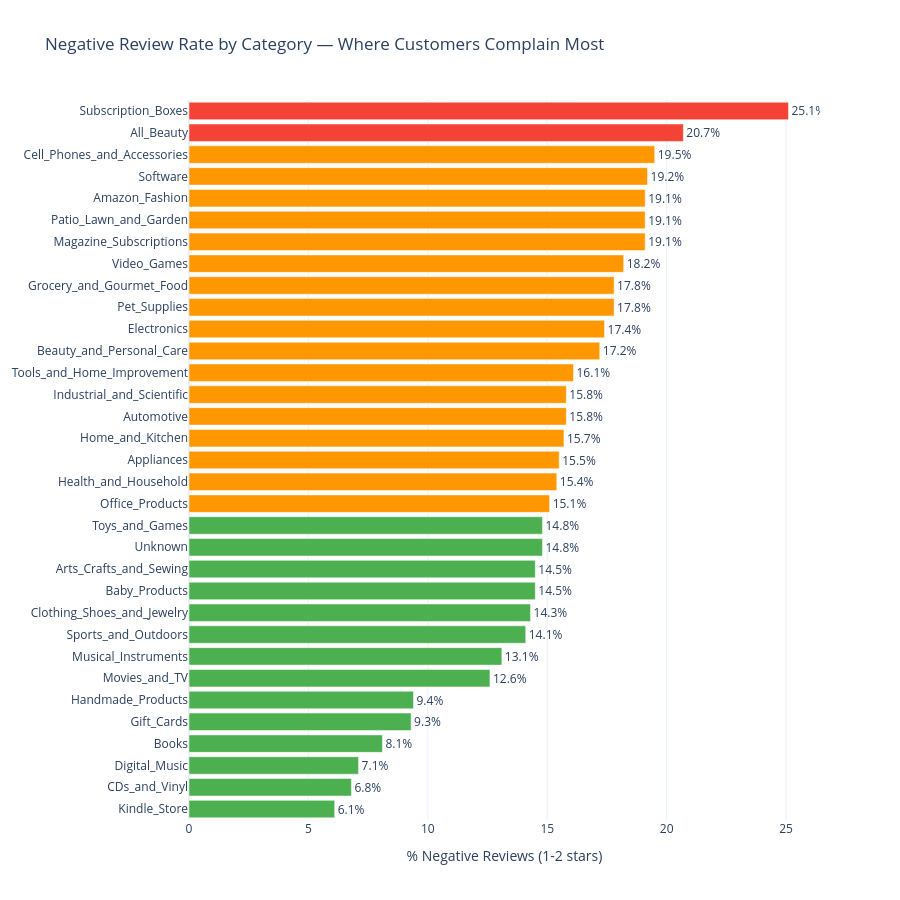

Notebook code for this chart:
### Markdown cell above
### 3.1 — Negative Review Rate by Category

### Code cell
sent_sorted = df_sent.sort_values(SENT_PCT_NEG, ascending=True)

colors = ['#F44336' if x > 20 else '#FF9800' if x > 15 else '#4CAF50' for x in sent_sorted[SENT_PCT_NEG]]

fig = go.Figure(go.Bar(
    x=sent_sorted[SENT_PCT_NEG],
    y=sent_sorted[SENT_CAT_COL],
    orientation='h',
    marker_color=colors,
    text=[f'{v:.1f}%' for v in sent_sorted[SENT_PCT_NEG]],
    textposition='outside'
))
fig.update_layout(
    title='Negative Review Rate by Category — Where Customers Complain Most',
    xaxis_title='% Negative Reviews (1-2 stars)',
    template=TEMPLATE, height=900
)
save_chart(fig, '01_negative_rate_by_category')
fig.show()

### Figure 1 — Plotly figure (JSON) as saved in the notebook; plotly's stock layout.template omitted (floating-point values rounded to 4 significant figures)
{"data": [{"marker": {"color": ["#4CAF50", "#4CAF50", "#4CAF50", "#4CAF50", "#4CAF50", "#4CAF50", "#4CAF50", "#4CAF50", "#4CAF50", "#4CAF50", "#4CAF50", "#4CAF50", "#4CAF50", "#4CAF50", "#FF9800", "#FF9800", "#FF9800", "#FF9800", "#FF9800", "#FF9800", "#FF9800", "#FF9800", "#FF9800", "#FF9800", "#FF9800", "#FF9800", "#FF9800", "#FF9800", "#FF9800", "#FF9800", "#FF9800", "#F44336", "#F44336"]}, "orientation": "h", "text": ["6.1%", "6.8%", "7.1%", "8.1%", "9.3%", "9.4%", "12.6%", "13.1%", "14.1%", "14.3%", "14.5%", "14.5%", "14.8%", "14.8%", "15.1%", "15.4%", "15.5%", "15.7%", "15.8%", "15.8%", "16.1%", "17.2%", "17.4%", "17.8%", "17.8%", "18.2%", "19.1%", "19.1%", "19.1%", "19.2%", "19.5%", "20.7%", "25.1%"], "textposition": "outside", "type": "bar", "x": [6.1, 6.8, 7.1, 8.1, 9.3, 9.4, 12.6, 13.1, 14.1, 14.3, 14.5, 14.5, 14.8, 14.8, 15.1, 15.4, 15.5, 15.7, 15.8, 15.8, 16.1, 17.2, 17.4, 17.8, 17.8, 18.2, 19.1, 19.1, 19.1, 19.2, 19.5, 20.7, 25.1], "y": ["Kindle_Store", "CDs_and_Vinyl", "Digital_Music", "Books", "Gift_Cards", "Handmade_Products", "Movies_and_TV", "Musical_Instruments", "Sports_and_Outdoors", "Clothing_Shoes_and_Jewelry", "Baby_Products", "Arts_Crafts_and_Sewing", "Unknown", "Toys_and_Games", "Office_Products", "Health_and_Household", "Appliances", "Home_and_Kitchen", "Automotive", "Industrial_and_Scientific", "Tools_and_Home_Improvement", "Beauty_and_Personal_Care", "Electronics", "Pet_Supplies", "Grocery_and_Gourmet_Food", "Video_Games", "Magazine_Subscriptions", "Patio_Lawn_and_Garden", "Amazon_Fashion", "Software", "Cell_Phones_and_Accessories", "All_Beauty", "Subscription_Boxes"]}], "layout": {"height": 900, "title": {"text": "Negative Review Rate by Category — Where Customers Complain Most"}, "xaxis": {"title": {"text": "% Negative Reviews (1-2 stars)"}}}}
